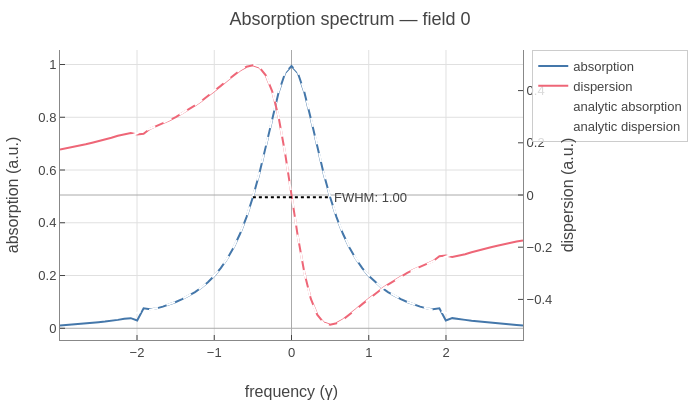

Notebook code for this chart:
### Markdown cell above
## Comparing with Analytic Results

For a weak input field like this one, the field is in the regime of linear optics and it is possible to use the weak probe approximation to derive an analytic lineshape
$$
\frac{k}{2} \chi({\omega}) = -Ng \frac{1}{\mathrm{i}\frac{\Gamma}{2} + \omega}.
$$
For details on how this is derived, see equation (2.61) of my thesis.

These analytic absorption and dispersion profiles for weak fields are also included in the `spectral` module, so you can check if you are really in the linear regime.

### Code cell
interaction_strength = mbs.interaction_strengths[0]
decay_rate = mbs.atom.decays[0]["rate"]
absorption_linear_known = spectral.absorption_two_linear_known(
    freq_list, interaction_strength, decay_rate
)
dispersion_linear_known = spectral.dispersion_two_linear_known(
    freq_list, interaction_strength, decay_rate
)

fig = spectra.spectrum(mbs, show_dispersion=True, freq_range=3.0)

mask = np.abs(freq_list) <= 3.0
fig.add_trace(go.Scatter(
    x=freq_list[mask],
    y=absorption_linear_known[mask],
    mode="lines",
    line=dict(dash="dash", color="white"),
    name="analytic absorption",
))
fig.add_trace(go.Scatter(
    x=freq_list[mask],
    y=dispersion_linear_known[mask],
    mode="lines",
    line=dict(dash="dash", color="white"),
    yaxis="y2",
    name="analytic dispersion",
))

hm, r1, r2 = utility.half_max_roots(freq_list, spectral.absorption(mbs, field_idx=0))
fig.add_shape(type="line", x0=r1, x1=r2, y0=hm, y1=hm, line=dict(dash="dot"))
fig.add_annotation(x=r2, y=hm, text=f"FWHM: {r2 - r1:.2f}", showarrow=False, xshift=40)
fig.show()
